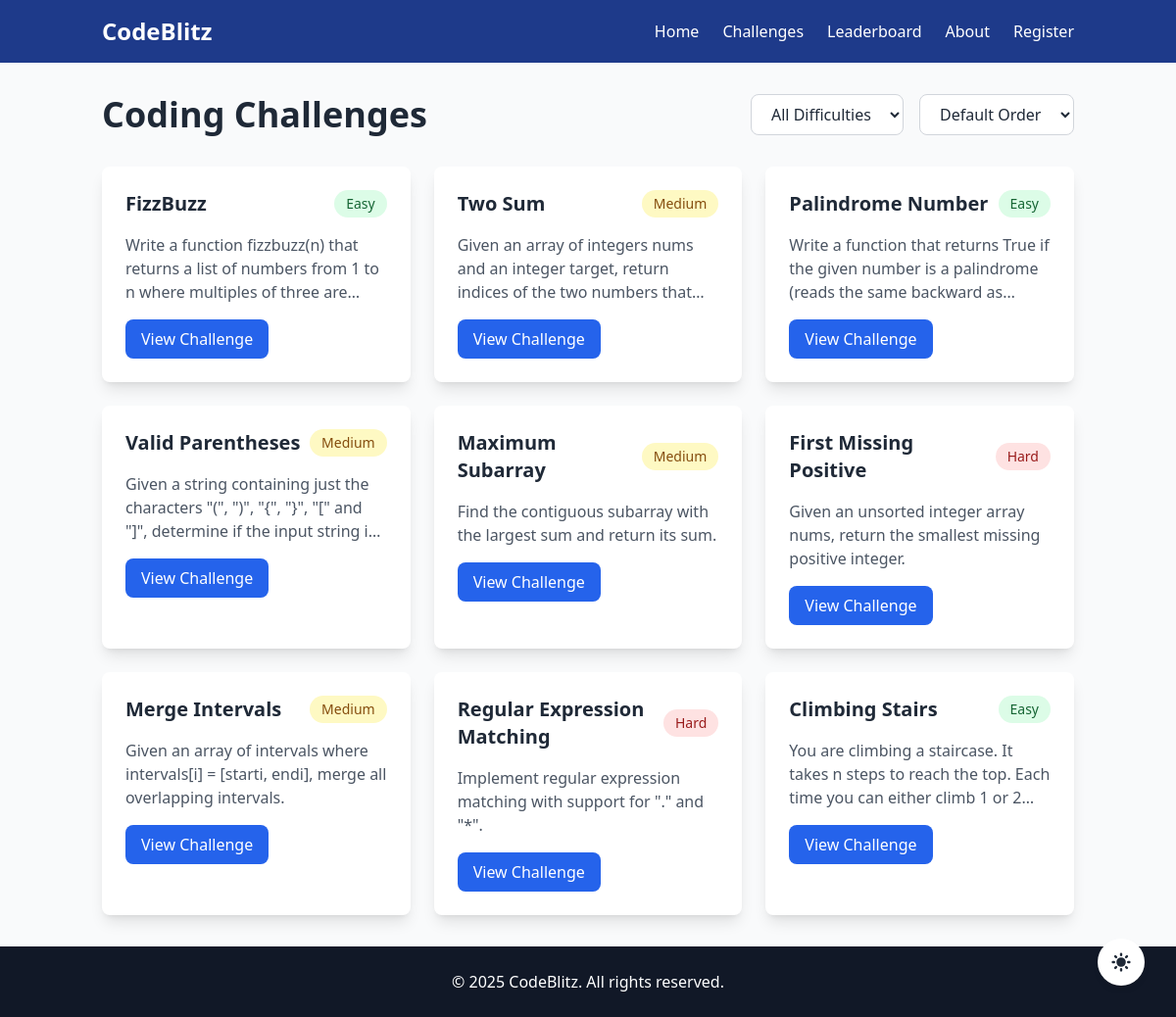
/challenges, run on the app's committed database.
### app.py (models this page shows)
class Challenge(db.Model):
    id = db.Column(db.Integer, primary_key=True)
    title = db.Column(db.String(100), nullable=False)
    description = db.Column(db.Text, nullable=False)
    difficulty = db.Column(db.String(50), nullable=False)
    test_cases = db.Column(db.JSON, nullable=True)  # Made nullable for backwards compatibility
    initial_code = db.Column(db.Text, nullable=True) # Made nullable for backwards compatibility
    function_name = db.Column(db.String(100), nullable=True) # Made nullable for backwards compatibility
    solutions = db.relationship('Solution', backref='challenge', lazy=True)

### app.py (the view)
@app.route('/challenges')
def challenges():
    challenges = Challenge.query.all()
    return render_template('challenges.html', challenges=challenges)

### app.py (called while the page is built)
@app.context_processor
def utility_processor():
    def get_dark_mode():
        return session.get('dark_mode', False)
    return dict(get_dark_mode=get_dark_mode)

### templates/challenges.html (shortened to what this page needs)
{% extends "layout.html" %}
{% block body %}
<div class="container mx-auto px-4 py-8">
    <div class="flex flex-col md:flex-row justify-between items-center mb-8">
        <h1 class="text-4xl font-bold text-gray-800 dark:text-white mb-4 md:mb-0">Coding Challenges</h1>
        <div class="flex space-x-4">
            <select id="difficulty-filter" class="bg-white dark:bg-gray-700 text-gray-800 dark:text-white rounded-lg px-4 py-2 border border-gray-300 dark:border-gray-600">
                <option value="all">All Difficulties</option>
            </select>
            <select id="sort-order" class="bg-white dark:bg-gray-700 text-gray-800 dark:text-white rounded-lg px-4 py-2 border border-gray-300 dark:border-gray-600">
                <option value="default">Default Order</option>
            </select>
        </div>
    </div>
    <div id="challenges-grid" class="grid grid-cols-1 md:grid-cols-2 lg:grid-cols-3 gap-6">
        {% for challenge in challenges %}
            <div class="bg-white dark:bg-gray-800 rounded-lg shadow-lg overflow-hidden transform transition-all duration-300 hover:scale-105" data-difficulty="{{ challenge.difficulty }}">
                <div class="p-6">
                    <div class="flex justify-between items-center mb-4">
                        <h2 class="text-xl font-semibold text-gray-800 dark:text-white">{{ challenge.title }}</h2>
                        <span class="px-3 py-1 rounded-full text-sm font-medium
                            {% if challenge.difficulty == 'Easy' %}
                                bg-green-100 text-green-800 dark:bg-green-900 dark:text-green-200
                            {% elif challenge.difficulty == 'Medium' %}
                                bg-yellow-100 text-yellow-800 dark:bg-yellow-900 dark:text-yellow-200
                            {% else %}
                                bg-red-100 text-red-800 dark:bg-red-900 dark:text-red-200
                            {% endif %}
                        ">
                            {{ challenge.difficulty }}
                        </span>
                    </div>
                    <p class="text-gray-600 dark:text-gray-300 mb-4 line-clamp-3">{{ challenge.description }}</p>
                    <a href="{{ url_for('challenge_detail', challenge_id=challenge.id) }}"
                       class="inline-block bg-blue-600 hover:bg-blue-700 text-white font-medium py-2 px-4 rounded-lg transition-colors duration-300">
                        View Challenge
                    </a>
                </div>
            </div>
        {% endfor %}
    </div>
</div>
{% endblock %}

### templates/layout.html (shortened to what this page needs)
<!DOCTYPE html>
<html lang="en" class="h-full">
<head>
    <script src="https://cdn.tailwindcss.com"></script>
</head>
<body class="font-sans transition-theme bg-gray-50 text-gray-900 dark:bg-dark-primary dark:text-gray-100">
    <header class="bg-blue-900 dark:bg-gray-800 text-white py-4">
        <div class="container mx-auto flex justify-between items-center px-4">
            <div class="text-2xl font-bold">
                <a href="/" class="hover:text-yellow-400 transition-colors duration-300">CodeBlitz</a>
            </div>
            <nav class="hidden md:block">
                <ul class="flex space-x-6 items-center">
                    <li><a href="/" class="hover:text-yellow-400 transition">Home</a></li>
                    <li><a href="/challenges" class="hover:text-yellow-400 transition">Challenges</a></li>
                    <li><a href="/leaderboard" class="hover:text-yellow-400 transition">Leaderboard</a></li>
                    <li><a href="/about" class="hover:text-yellow-400 transition">About</a></li>
                    {% if 'user_id' in session %}
                        <li><a href="/profile" class="hover:text-yellow-400">Profile</a></li>
                        <li><a href="/logout" class="hover:text-yellow-400">Logout</a></li>
                    {% else %}
                        <li><a href="/signup" class="hover:text-yellow-400">Register</a></li>
                    {% endif %}
                </ul>
            </nav>
        </div>
    </header>
    <main class="flex-grow">
        {%block body%}
        {%endblock%}
    </main>
    <footer class="bg-gray-900 dark:bg-gray-800 text-white py-6 mt-auto">
        <div class="container mx-auto text-center">
            <p>&copy; 2025 CodeBlitz. All rights reserved.</p>
        </div>
    </footer>
    <button id="darkModeToggle"
            class="theme-toggle bg-white dark:bg-gray-700 text-gray-800 dark:text-white hover:bg-gray-100 dark:hover:bg-gray-600">
    </button>
</body>
</html>

### templates/layout.html (style rules this page uses)
.transition-theme { transition: background-color 0.3s ease, color 0.3s ease; }
.theme-toggle { position: fixed; bottom: 2rem; right: 2rem; z-index: 100; padding: 0.75rem; border-radius: 9999px; box-shadow: 0 4px 6px -1px rgba(0, 0, 0, 0.1), 0 2px 4px -1px rgba(0, 0, 0, 0.06); transition: all 0.2s ease; }
body { min-height: 100vh; display: flex; flex-direction: column; }
main { flex: 1 0 auto; }
footer { flex-shrink: 0; }

### data on the page
Challenge: title "FizzBuzz", difficulty "Easy", description "Write a function fizzbuzz(n) that returns a list of numbers from 1 to n where multiples of three…"
Challenge: title "Two Sum", difficulty "Medium", description "Given an array of integers nums and an integer target, return indices of the two numbers…"
Challenge: title "Palindrome Number", difficulty "Easy", description "Write a function that returns True if the given number is a palindrome (reads the same backward…"
Challenge: title "Valid Parentheses", difficulty "Medium", description "Given a string containing just the characters \"(\", \")\", \"{\", \"}\", \"[\" and \"]\", determine if the input string…"
Challenge: title "Maximum Subarray", difficulty "Medium", description "Find the contiguous subarray with the largest sum and return its sum."
Challenge: title "First Missing Positive", difficulty "Hard", description "Given an unsorted integer array nums, return the smallest missing positive integer."
Challenge: title "Merge Intervals", difficulty "Medium", description "Given an array of intervals where intervals[i] = [starti, endi], merge all overlapping intervals."
Challenge: title "Regular Expression Matching", difficulty "Hard", description "Implement regular expression matching with support for \".\" and \"*\"."
Challenge: title "Climbing Stairs", difficulty "Easy", description "You are climbing a staircase. It takes n steps to reach the top. Each time you can either climb 1 or…"
